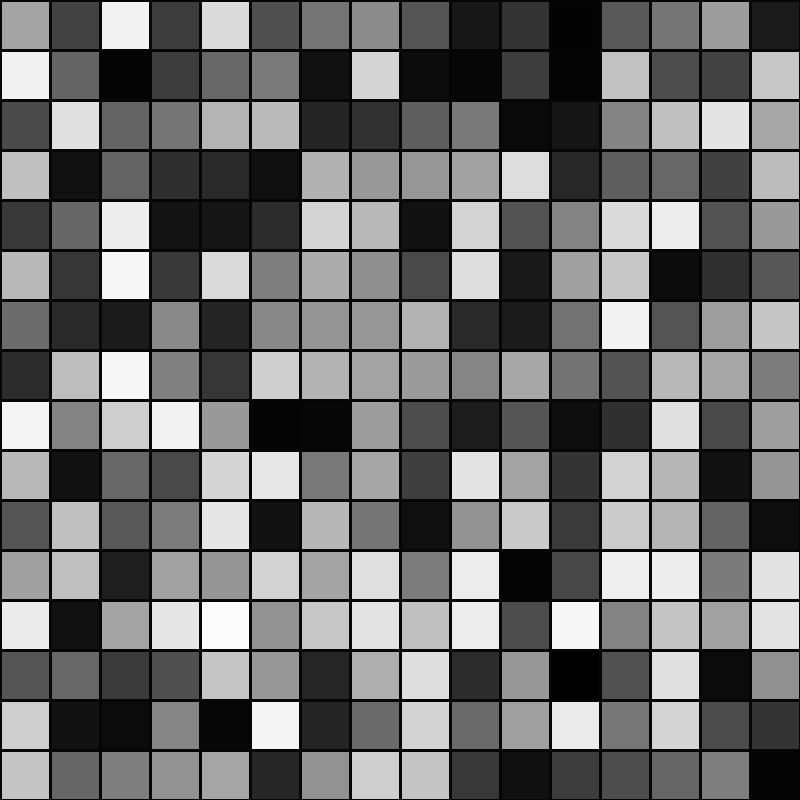
Frame 1 (no input)
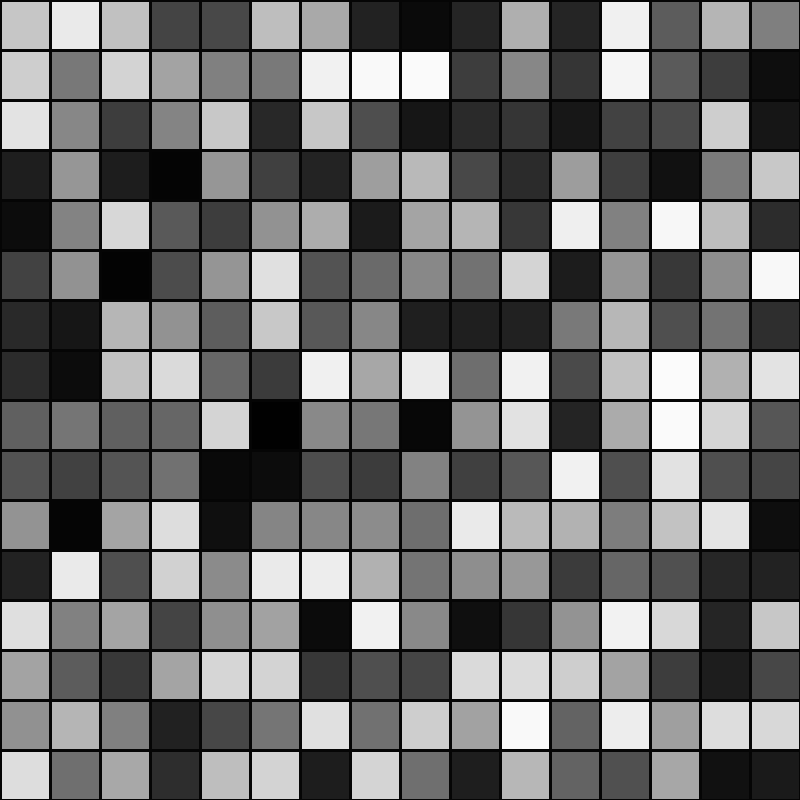
Frame 60 (the mouse pressed at the canvas centre just before this capture)
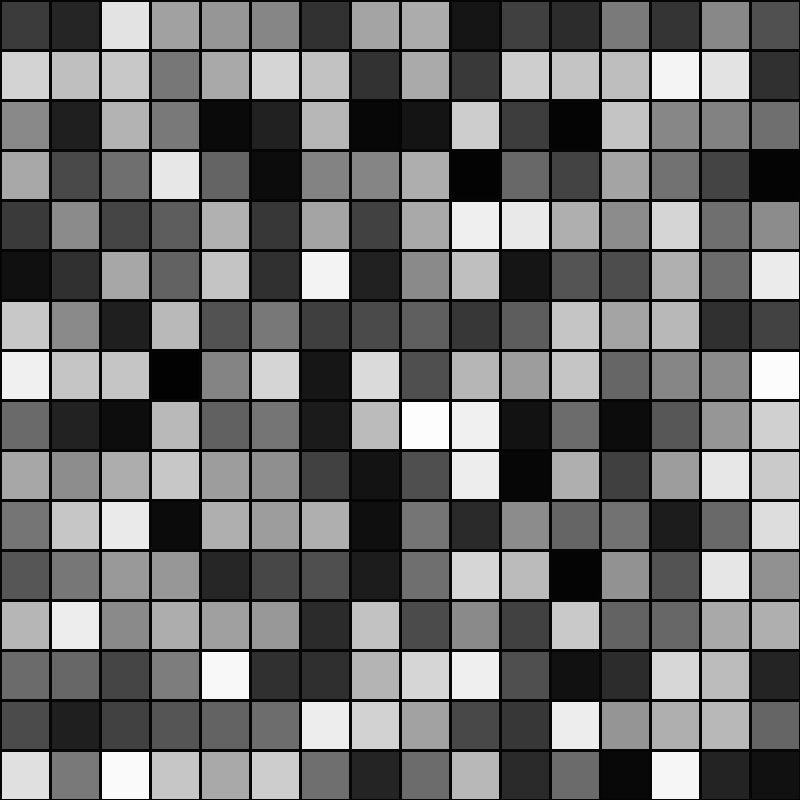
Frame 120 (the mouse held since frame 60 and released just before this capture)

The Processing sketch that drew these frames (run headless with seeded random() and noise(); from frame 60 on, the mouse is pressed at the canvas centre):

// Processing sketch: Grid_grayScale_16x16_02
// ── Grid_grayScale_16x16_02.pde
final int maxData=25000; // Data range 
final int minData=0; 
final float scale = 50;// (800/50) x (800/50)  
int cols; //16 
int rows; //16

void setup(){
  size(800,800); // size init here, thereby 
  cols = floor(width / scale); // assign value to cols, rows after it 
  rows = floor(height / scale); // 16 x 16 width 50 length
  background(0);
}
void draw(){
  stroke(5); // a littbit of storke 
  strokeWeight(3);// I think its more fine(precise look) to me 
  setColor();
}
void setColor(){
   for(int i=0; i < rows; i++){ 
     for(int j=0; j< cols; j++){// get the data on each spot (random Number for now) 
       float val = map(random(maxData+1),minData,maxData,0,255);// and map the random value to the color range  
       fill(val);// single scale = Gray 
       rect(j*scale,i*scale,scale,scale); // plot rect  
     }
   }
 }
